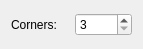
<?xml version="1.0" encoding="UTF-8"?>
<ui version="4.0">
 <class>ShapePolygonPP</class>
 <widget class="QWidget" name="ShapePolygonPP">
  <property name="geometry">
   <rect>
    <x>0</x>
    <y>0</y>
    <width>143</width>
    <height>49</height>
   </rect>
  </property>
  <layout class="QHBoxLayout">
   <item>
    <widget class="QLabel" name="label">
     <property name="text">
      <string>Corners:</string>
     </property>
     <property name="buddy">
      <cstring>Corners</cstring>
     </property>
     <property name="Shortcut" stdset="0">
      <string>,, C</string>
     </property>
    </widget>
   </item>
   <item>
    <widget class="QSpinBox" name="Corners">
     <property name="minimum">
      <number>3</number>
     </property>
    </widget>
   </item>
  </layout>
 </widget>
 <resources/>
 <connections/>
</ui>
